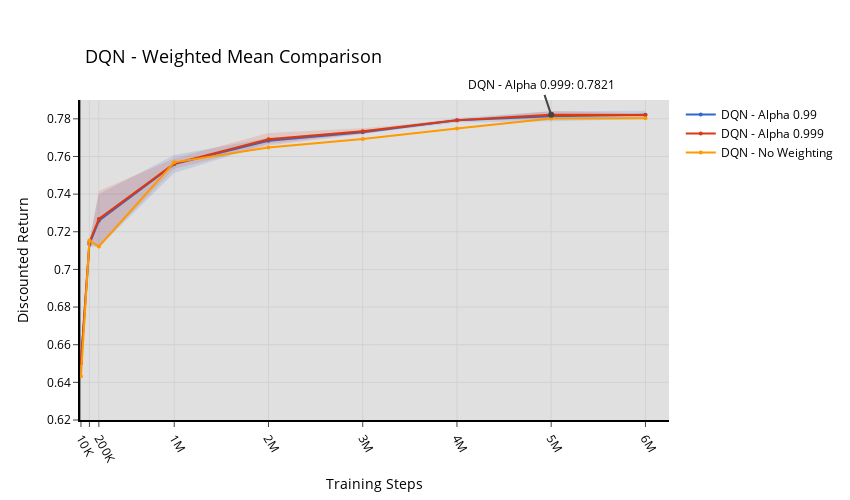

The notebook cell this image was saved under:
### Code cell
fig = go.Figure()

for i in range(n_models):
    returns_mean = models_returns_mean[i]
    returns_std = models_returns_std[i]

    fig.add_trace(
        go.Scatter(
            x=indices,
            y=returns_mean,
            mode="markers+lines",
            name=model_legend_names[i],
            marker=dict(
                size=4,
                color=colorway[i]
            ),
        )
    )

    fig.add_trace(
        go.Scatter(
            x=indices + indices[::-1],
            y=list(returns_mean + returns_std) + \
              list(returns_mean - returns_std)[::-1],
            fill="tozerox",
            fillcolor=fillcolors[i],
            line_color="rgba(255,255,255,0)",
            showlegend=False
        )
    )

argmax = np.argmax(models_returns_mean) % len(models_returns_mean[0])
best_model = np.argmax(models_returns_mean) // len(models_returns_mean[0])
max = np.max(models_returns_mean)
fig.add_annotation(
    x=indices[argmax],
    y=max,
    text=f"{model_legend_names[best_model]}: {max:.4f}",
    showarrow=True,
    arrowhead=6,
    arrowsize=0.75
)

fig.update_layout(
    title=title,
    xaxis=dict(
        tickangle=60,
        tickvals=indices,
        ticktext=ticktext,
        range=[0, 6_250_000],
        title="Training Steps"
    ),
    yaxis=dict(
        range=[0.62, 0.79],
        dtick=0.02,
        title="Discounted Return"
    ),
    width=850, height=500,
    template=template
)
fig.update_yaxes(template.layout.yaxis)
fig.update_xaxes(template.layout.xaxis)
fig.show()

### Figure 1 — Plotly figure (JSON) as saved in the notebook; plotly's stock layout.template omitted (floating-point values rounded to 4 significant figures)
{"data": [{"marker": {"color": "#3366CC", "size": 4}, "mode": "markers+lines", "name": "DQN - Alpha 0.99", "type": "scatter", "x": [10000, 100000, 200000, 1000000, 2000000, 3000000, 4000000, 5000000, 6000000], "y": [0.6503, 0.7134, 0.7258, 0.756, 0.7683, 0.7729, 0.7792, 0.7814, 0.7821]}, {"fill": "tozerox", "fillcolor": "rgba(51, 102, 204, 0.15)", "line": {"color": "rgba(255,255,255,0)"}, "showlegend": false, "type": "scatter", "x": [10000, 100000, 200000, 1000000, 2000000, 3000000, 4000000, 5000000, 6000000, 6000000, 5000000, 4000000, 3000000, 2000000, 1000000, 200000, 100000, 10000], "y": [0.6574, 0.7148, 0.7399, 0.7607, 0.7698, 0.7738, 0.7804, 0.7841, 0.7843, 0.7799, 0.7787, 0.778, 0.772, 0.7668, 0.7512, 0.7118, 0.712, 0.6433]}, {"marker": {"color": "#DC3912", "size": 4}, "mode": "markers+lines", "name": "DQN - Alpha 0.999", "type": "scatter", "x": [10000, 100000, 200000, 1000000, 2000000, 3000000, 4000000, 5000000, 6000000], "y": [0.6503, 0.7144, 0.7268, 0.7562, 0.7691, 0.7734, 0.7793, 0.7821, 0.782]}, {"fill": "tozerox", "fillcolor": "rgba(220, 57, 18, 0.15)", "line": {"color": "rgba(255,255,255,0)"}, "showlegend": false, "type": "scatter", "x": [10000, 100000, 200000, 1000000, 2000000, 3000000, 4000000, 5000000, 6000000, 6000000, 5000000, 4000000, 3000000, 2000000, 1000000, 200000, 100000, 10000], "y": [0.6574, 0.7151, 0.7417, 0.7589, 0.7725, 0.775, 0.7796, 0.7842, 0.7828, 0.7811, 0.7801, 0.779, 0.7719, 0.7658, 0.7535, 0.712, 0.7138, 0.6432]}, {"marker": {"color": "#FF9900", "size": 4}, "mode": "markers+lines", "name": "DQN - No Weighting", "type": "scatter", "x": [10000, 100000, 200000, 1000000, 2000000, 3000000, 4000000, 5000000, 6000000], "y": [0.6432, 0.7153, 0.7122, 0.7569, 0.7648, 0.7693, 0.7748, 0.7802, 0.7803]}, {"fill": "tozerox", "fillcolor": "rgba(255, 153, 0, 0.15)", "line": {"color": "rgba(255,255,255,0)"}, "showlegend": false, "type": "scatter", "x": [10000, 100000, 200000, 1000000, 2000000, 3000000, 4000000, 5000000, 6000000, 6000000, 5000000, 4000000, 3000000, 2000000, 1000000, 200000, 100000, 10000], "y": [0.6432, 0.7153, 0.7122, 0.7569, 0.7648, 0.7693, 0.7748, 0.7802, 0.7803, 0.7803, 0.7802, 0.7748, 0.7693, 0.7648, 0.7569, 0.7122, 0.7153, 0.6432]}], "layout": {"annotations": [{"arrowhead": 6, "arrowsize": 0.75, "showarrow": true, "text": "DQN - Alpha 0.999: 0.7821", "x": 5000000, "y": 0.7821}], "height": 500, "title": {"text": "DQN - Weighted Mean Comparison"}, "width": 850, "xaxis": {"linecolor": "black", "linewidth": 2, "range": [0, 6250000], "tickangle": 60, "ticks": "outside", "ticktext": ["10K", "", "200K", "1M", "2M", "3M", "4M", "5M", "6M"], "tickvals": [10000, 100000, 200000, 1000000, 2000000, 3000000, 4000000, 5000000, 6000000], "title": {"standoff": 15, "text": "Training Steps"}}, "yaxis": {"dtick": 0.02, "linecolor": "black", "linewidth": 2, "range": [0.62, 0.79], "ticks": "outside", "title": {"standoff": 15, "text": "Discounted Return"}}}}
